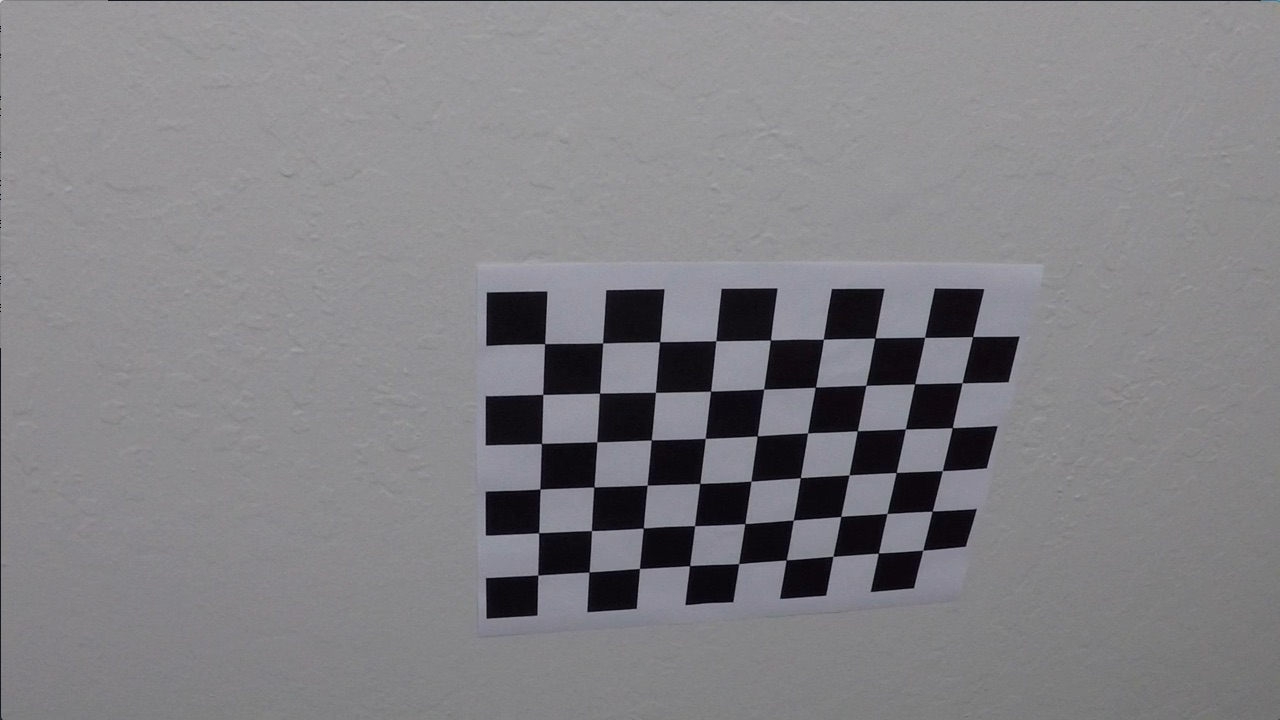
#> input picture camera_cal/calibration10.jpg, 1280 x 720 px; its folder holds only this picture in this run
$ jupyter execute --allow-errors example.ipynb   (shell and % lines are left out)   (older library calls are emulated)
#> lines starting #> are read from the running program, lines starting #| are printed output that depends on the picture; after the words box and inside, x2 and y2 are one past the last pixel; in counts of white or black regions, pixels touching at a corner belong together
### examples/example.py
import numpy as np
import cv2

# [8 lines left out: function warper, not called in this run]

def abs_sobel_thresh(img, orient='x', sobel_kernel=3, thresh=(0, 255)):
    sobel = cv2.Sobel(img, cv2.CV_64F, int(orient=='x'), int(orient=='y'), ksize=sobel_kernel)
    abs_sobel = np.absolute(sobel)
    scaled_sobel = np.uint8(255*abs_sobel/np.max(abs_sobel))
    binary_output = np.zeros_like(scaled_sobel)
    binary_output[(scaled_sobel >= thresh[0]) & (scaled_sobel <= thresh[1])] = 1
    return binary_output

def mag_thresh(img, sobel_kernel=3, mag_thresh=(0, 255)):
    sobelx = cv2.Sobel(img, cv2.CV_64F, 1, 0, ksize=sobel_kernel)
    sobely = cv2.Sobel(img, cv2.CV_64F, 0, 1, ksize=sobel_kernel)
    mag = np.sqrt(sobelx**2 + sobely**2)
    mag = np.uint8(255*mag/np.max(mag))
    binary_output = np.zeros_like(mag)
    binary_output[(mag >= mag_thresh[0]) & (mag <= mag_thresh[1])] = 1
    return binary_output

def dir_threshold(img, sobel_kernel=3, thresh=(0, np.pi/2)):
    img = np.copy(img)
    sobelx = cv2.Sobel(img, cv2.CV_64F, 1, 0, ksize=sobel_kernel)
    sobely = cv2.Sobel(img, cv2.CV_64F, 0, 1, ksize=sobel_kernel)
    abs_sobelx = np.absolute(sobelx)
    abs_sobely = np.absolute(sobely)
    grad_dir = np.arctan2(abs_sobely, abs_sobelx)
    binary_output = np.zeros_like(grad_dir)
    binary_output[(grad_dir >= thresh[0]) & (grad_dir <= thresh[1])] = 1
    return binary_output

# [5 lines left out: function hls_select, not called in this run]

### examples/example.ipynb
## Advanced Lane Finding Project

The goals / steps of this project are the following:

* Compute the camera calibration matrix and distortion coefficients given a set of chessboard images.
* Apply a distortion correction to raw images.
* Use color transforms, gradients, etc., to create a thresholded binary image.
* Apply a perspective transform to rectify binary image ("birds-eye view").
* Detect lane pixels and fit to find the lane boundary.
* Determine the curvature of the lane and vehicle position with respect to center.
* Warp the detected lane boundaries back onto the original image.
* Output visual display of the lane boundaries and numerical estimation of lane curvature and vehicle position.

---
## First, I'll compute the camera calibration points using chessboard images

[cell 1]
import numpy as np
import cv2
import glob
import matplotlib.pyplot as plt

[cell 2]
# prepare object points, like (0,0,0), (1,0,0), (2,0,0) ....,(6,5,0)
objp = np.zeros((6*9,3), np.float32)
objp[:,:2] = np.mgrid[0:9,0:6].T.reshape(-1,2)

# Arrays to store object points and image points from all the images.
objpoints = [] # 3d points in real world space
imgpoints = [] # 2d points in image plane.

# Make a list of calibration images
images = glob.glob('../camera_cal/calibration*.jpg')

# Step through the list and search for chessboard corners
for fname in images:
    img = cv2.imread(fname)
#> img is the input picture: shape (720, 1280, 3); mean B, G, R 133.1, 129.4, 130.2
    gray = cv2.cvtColor(img,cv2.COLOR_BGR2GRAY)

    # Find the chessboard corners
    ret, corners = cv2.findChessboardCorners(gray, (9,6),None)
#> ret = True; corners = 54 rows, first 8: [545.3, 343.1], [602.7, 342.8], [660.1, 341.3], [715.8, 340.7], [770.6, 340], [823.5, 339.2], [874.3, 338.5], [925.1, 337.4]

    # If found, add object points, image points
    if ret == True:
        objpoints.append(objp)
        imgpoints.append(corners)

        # Draw and display the corners
        img = cv2.drawChessboardCorners(img, (9,6), corners, ret)
#> img: shape (720, 1280, 3); 1.91% of pixels changed, all inside (x1, y1, x2, y2) = (532, 331, 980, 582)
        write_name = '../camera_cal/cornersfound/corners_found'+str(images.index(fname))+'.jpg'
        cv2.imwrite(write_name, img)

### Use the object points and image points to calibrate and undistort the camera

[cell 3]
import pickle

# Test undistortion on an image
img = cv2.imread('../camera_cal/calibration1.jpg')
#> (the rest of this cell did not finish here and is left out)

## Use the image of a straight road to kickstart the process

[cell 4]
import pickle
dist_pickle = pickle.load( open( "../camera_cal/wide_dist_pickle.p", "rb" ) )
#> (reads camera_cal/wide_dist_pickle.p from the repository)
mtx = dist_pickle["mtx"]
dist = dist_pickle["dist"]

img = cv2.imread('../test_images/straight_lines1.jpg')
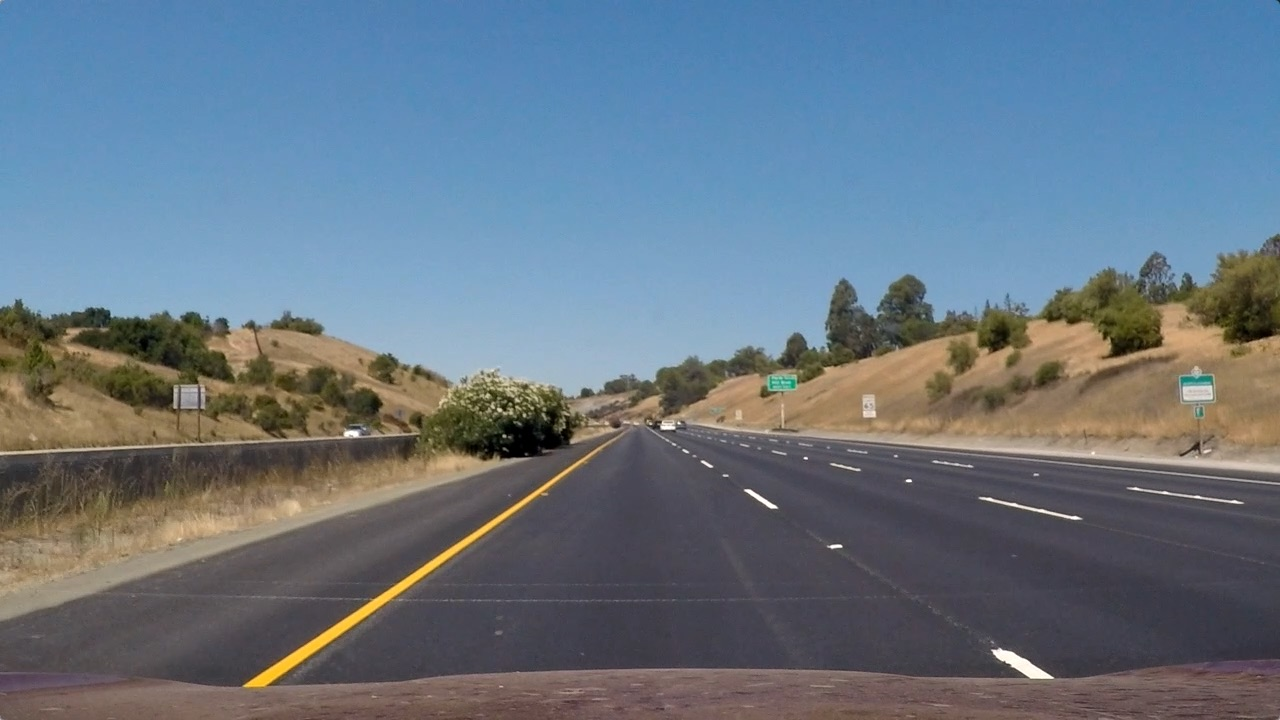
#> input picture test_images/straight_lines1.jpg, 1280 x 720 px
#> img is the input picture: shape (720, 1280, 3); mean B, G, R 131.2, 117.7, 103.2
img = img[...,::-1] # rotate back to rgb
img_size = (img.shape[1], img.shape[0])
#> img_size = (1280, 720)
dst = cv2.undistort(img, mtx, dist, None, mtx)
f, (ax1, ax2) = plt.subplots(1, 2, figsize=(20,10))
ax1.imshow(img)
ax1.set_title('Original Image', fontsize=30)
ax2.imshow(dst)
ax2.set_title('Undistorted Image', fontsize=30)

[cell 5]
import example as e

img = np.copy(img)
# Convert to HSV color space and separate the V channel
hsv = cv2.cvtColor(img, cv2.COLOR_RGB2HLS).astype(np.float)
l_channel = hsv[:,:,1]
s_channel = hsv[:,:,2]
gray = cv2.cvtColor(img, cv2.COLOR_RGB2GRAY)
red = img[:,:,0]

# Choose a Sobel kernel size
ksize = 3 # Choose a larger odd number to smooth gradient measurements

# Apply each of the thresholding functions
mag_binary = e.mag_thresh(gray, sobel_kernel=9, mag_thresh=(30, 100))
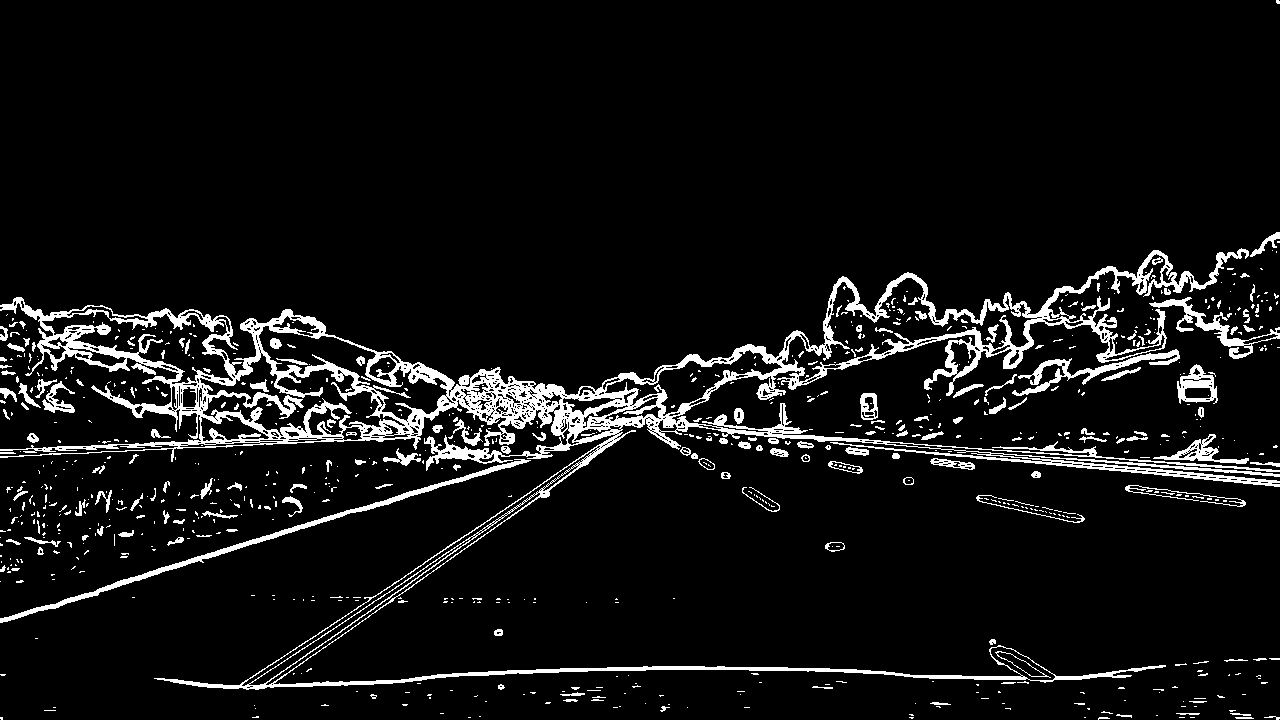
#> mag_binary: shape (720, 1280); values 0 (black) and 1 (white), 7.3% white; 783 white regions (612 under 20 px), largest, box (x1, y1, x2, y2) and area: (0, 248, 1280, 690) 46843, (0, 459, 531, 623) 2680, (1012, 349, 1180, 396) 1437
dir_binary = e.dir_threshold(gray, sobel_kernel=15, thresh=(0.7, 1.3))
#> in dir_threshold, `grad_dir = np.arctan2(abs_sobely, abs_sobelx)`:
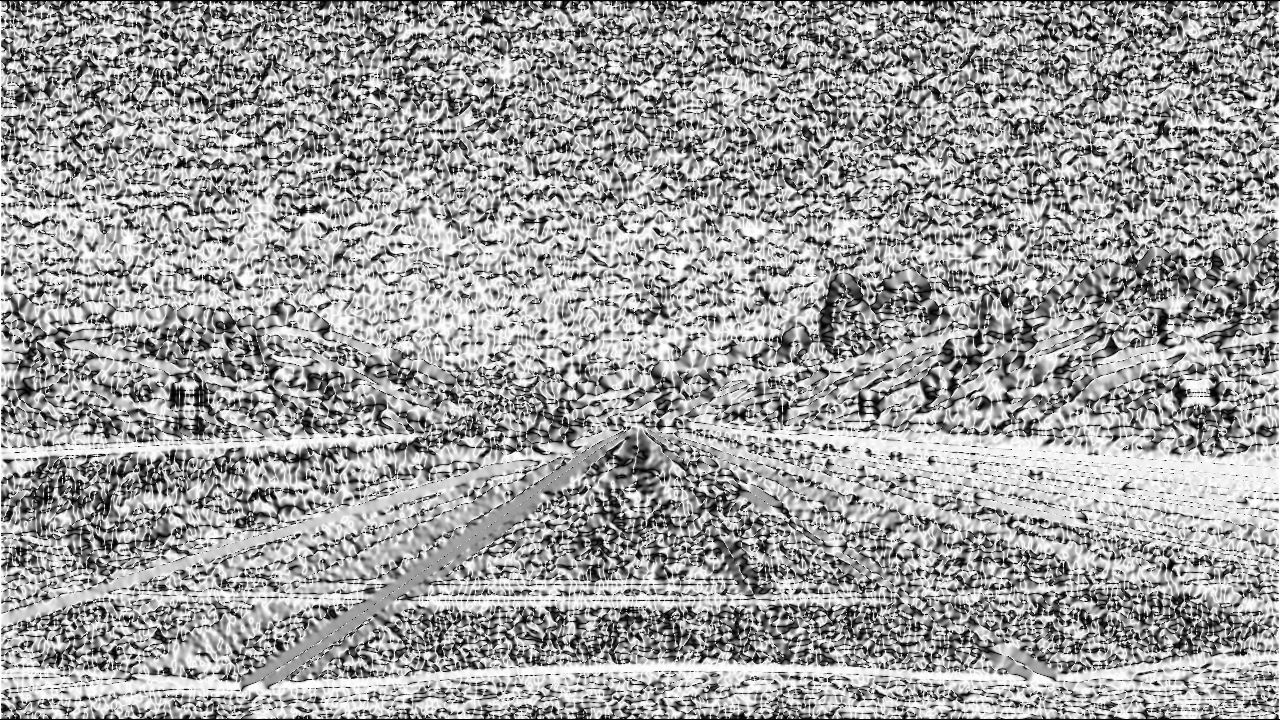
#> grad_dir: shape (720, 1280) float64; min 0, max 1.57, mean 0.978; drawn with min black and max white
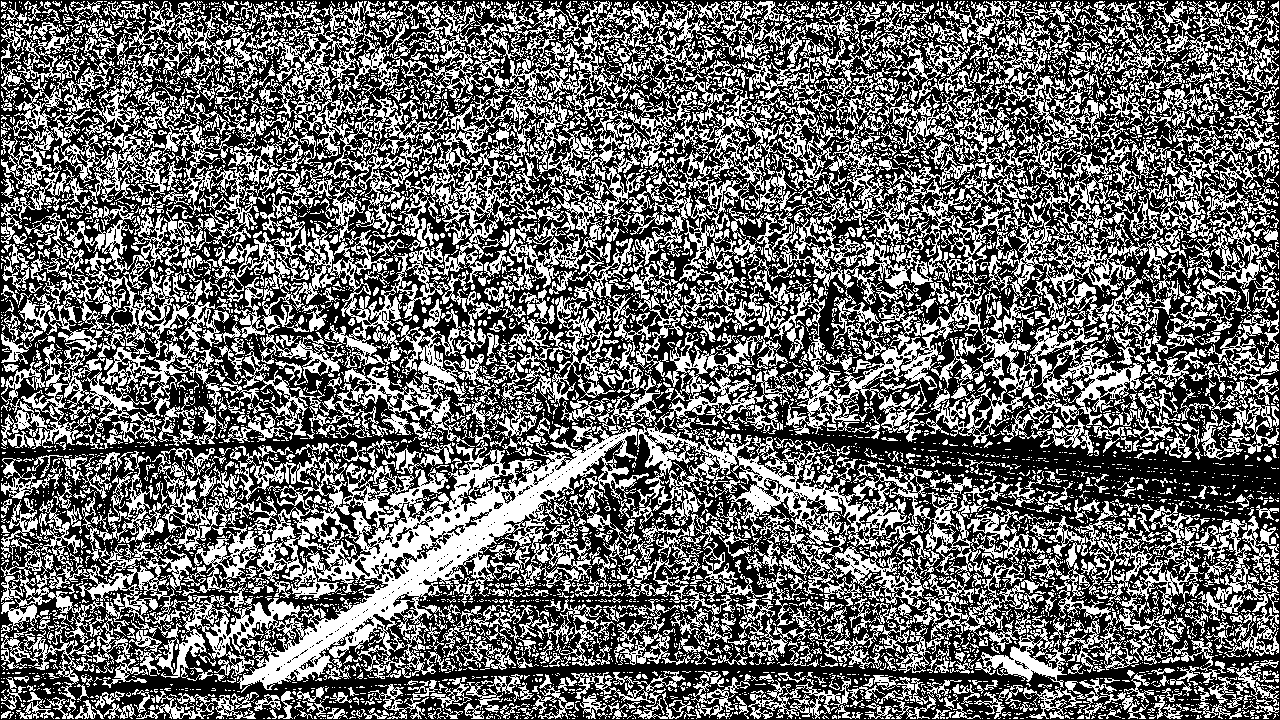
#> dir_binary: shape (720, 1280) float64; values 0 (black) and 1 (white), 41.3% white; 6492 white regions (5316 under 20 px), largest, box (x1, y1, x2, y2) and area: (134, 419, 649, 693) 39415, (820, 1, 1278, 312) 24673, (757, 191, 1156, 446) 18871
red_gradx = e.abs_sobel_thresh(red, orient='x', sobel_kernel=ksize, thresh=(20, 100))
#> red_gradx: shape (720, 1280); values 0 (black) and 1 (white), 4.4% white in thin lines or dots
grey_gradx = e.abs_sobel_thresh(red, orient='x', sobel_kernel=ksize, thresh=(20, 100))

s_thresh=(170, 255)
s_binary = np.zeros_like(s_channel)
s_binary[(s_channel >= s_thresh[0]) & (s_channel <= s_thresh[1])] = 1

[cell 6]
f, axarr = plt.subplots(3, 2, figsize=(20,10))
f.tight_layout()
axarr[0, 0].imshow(img)
axarr[0, 0].set_title('Original Image', fontsize=30)

axarr[0, 1].imshow(mag_binary)
axarr[0, 1].set_title('Mag Thresh', fontsize=30)

axarr[1, 0].imshow(dir_binary)
axarr[1, 0].set_title('Directional Thresh', fontsize=30)

axarr[1, 1].imshow(red_gradx)
axarr[1, 1].set_title('Red Grad x Thresh', fontsize=30)

axarr[2, 0].imshow(grey_gradx)
axarr[2, 0].set_title('Grey Grad x Thresh', fontsize=30)

axarr[2, 1].imshow(s_binary)
axarr[2, 1].set_title('HSL S Thresh', fontsize=30)

[cell 7]
dir_mag = np.zeros_like(dir_binary)
dir_mag[(dir_binary == 1) & (mag_binary == 1)] = 1

redx_mag = np.zeros_like(dir_binary)
redx_mag[(dir_binary == 1) & (red_gradx == 1)] = 1

greyx_mag = np.zeros_like(dir_binary)
greyx_mag[(dir_binary == 1) & (grey_gradx == 1)] = 1

sbin_mag = np.zeros_like(dir_binary)
sbin_mag[(dir_binary == 1) & (s_binary == 1)] = 1


f, axarr = plt.subplots(3, 2, figsize=(20,10))
f.tight_layout()
axarr[0, 0].imshow(img)
axarr[0, 0].set_title('Original Image', fontsize=30)

axarr[0, 1].imshow(dir_binary)
axarr[0, 1].set_title('Basis', fontsize=30)

axarr[1, 0].imshow(dir_mag)
axarr[1, 0].set_title('& Mag Thresh', fontsize=30)

axarr[1, 1].imshow(redx_mag)
axarr[1, 1].set_title('& Red Grad x Thresh', fontsize=30)

axarr[2, 0].imshow(greyx_mag)
axarr[2, 0].set_title('& Grey Grad x Thresh', fontsize=30)

axarr[2, 1].imshow(sbin_mag)
axarr[2, 1].set_title('& HSL S Thresh', fontsize=30)

[cell 8]
big_or = np.zeros_like(dir_binary)
big_or[(redx_mag == 1) | (greyx_mag == 1) | (dir_mag == 1)] = 1

big_or_g1_tmp = cv2.GaussianBlur(big_or,(3,3),0)
big_or_g1 = np.zeros_like(dir_binary)
big_or_g1[big_or_g1_tmp > 0] = 1

big_or_g2_tmp = cv2.GaussianBlur(big_or,(9,9),0)
big_or_g2 = np.zeros_like(dir_binary)
big_or_g2[big_or_g2_tmp > 0] = 1

big_or_and_s = np.zeros_like(dir_binary)
big_or_and_s[(big_or_g1 == 1) & (s_binary == 1)] = 1


f, axarr = plt.subplots(3, 2, figsize=(20,10))
f.tight_layout()
axarr[0, 0].imshow(img)
axarr[0, 0].set_title('Original Image', fontsize=30)

axarr[0, 1].imshow(s_binary)
axarr[0, 1].set_title('HSL S Thresh', fontsize=30)

axarr[1, 0].imshow(big_or)
axarr[1, 0].set_title('Big Or', fontsize=30)

axarr[1, 1].imshow(big_or_g1)
axarr[1, 1].set_title('Big Or, Gaussian 5x5', fontsize=30)

axarr[2, 0].imshow(big_or_g2)
axarr[2, 0].set_title('Big Or, Gaussian 9x9', fontsize=30)

axarr[2, 1].imshow(big_or_and_s)
axarr[2, 1].set_title('Big Or, G9x9 & S', fontsize=30)
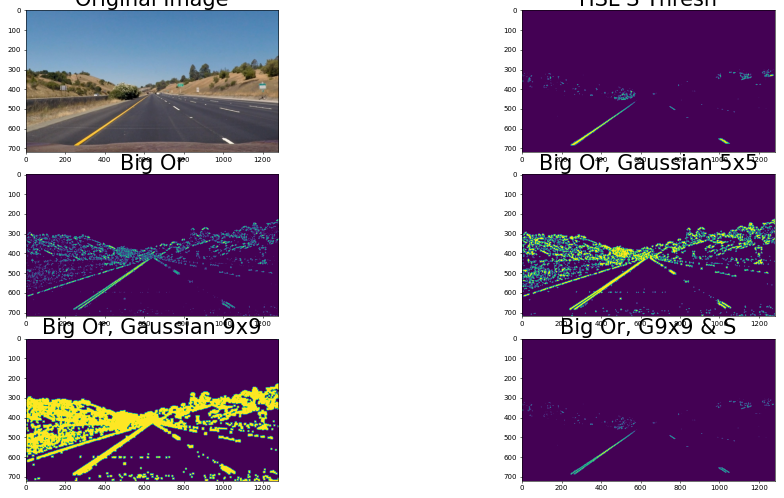
#> figure drawn by matplotlib, 6 panels
